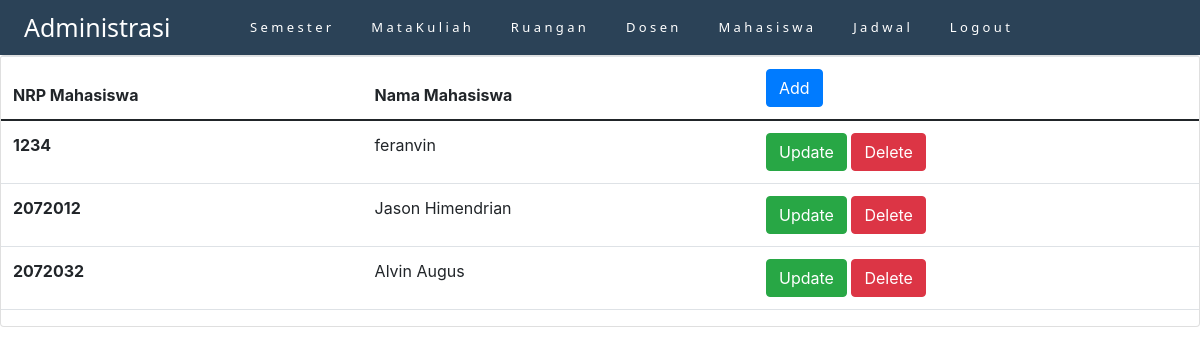
Screenshot of /tubes/view/admin-view-mahasiswa.php (signed in) with the database file from the repository.
### tables this page shows
CREATE TABLE `mahasiswa` (
  `nrp_mahasiswa` int(11) NOT NULL,
  `nama_mahasiswa` varchar(100) DEFAULT NULL
);

### tubes/view/admin-view-mahasiswa.php (the view, shortened to what this page needs)
<?php
include_once "../connection.php";
?>
<!doctype html>
<html lang="en">
  <head>
    <link href="https://cdn.jsdelivr.net/npm/bootstrap@5.0.2/dist/css/bootstrap.min.css" rel="stylesheet">
    <link rel="stylesheet" href="https://cdn.jsdelivr.net/npm/bootstrap@4.0.0/dist/css/bootstrap.min.css">
  </head>
  <body>
  <nav class="navbar navbar-custom">
        <a class="navbar-brand" href="#">Administrasi</a>
        <button class="navbar-toggler" type="button" data-toggle="collapse" data-target="#navbarNavAltMarkup" aria-controls="navbarNavAltMarkup" aria-expanded="false" aria-label="Toggle navigation">
          <span class="navbar-toggler-icon"></span>
        </button>
        <ul class="nav">
        <li class="nav-item">
    <a class="nav-link active" href="../view/admin-view.php">S e m e s t e r</a>
  </li>
  <li class="nav-item">
    <a class="nav-link " href=""></a>
  </li>
  <li class="nav-item">
    <a class="nav-link active" href="../view/admin-view-matkul.php">M a t a K u l i a h</a>
  </li>
  <li class="nav-item">
    <a class="nav-link " href=""></a>
  </li>
    <li class="nav-item">
    <a class="nav-link active" href="../view/admin-view-ruangan.php">R u a n g a n</a>
  </li>
  <li class="nav-item">
    <a class="nav-link " href=""></a>
  </li>
    <li class="nav-item">
    <a class="nav-link active" href="../view/admin-view-dosen.php">D o s e n</a>
  </li>
  <li class="nav-item">
    <a class="nav-link " href=""></a>
  </li>
    <li class="nav-item">
    <a class="nav-link active" href="../view/admin-view-mahasiswa.php">M a h a s i s w a</a>
  </li>
  <li class="nav-item">
    <a class="nav-link " href=""></a>
  </li>
  <li class="nav-item">
    <a class="nav-link" href="../view/admin-view-jadwal.php">J a d w a l</a>
  </li>
  <li class="nav-item">
    <a class="nav-link " href=""></a>
  </li>
  <li class="nav-item">
    <a class="nav-link" href="../user/logout.php">L o g  o u t</a>
  </li>
</ul>
      </nav>
    <div class="card">
  <table class="table">
    <thead>
      <tr>
        <th>NRP Mahasiswa</th>
        <th>Nama Mahasiswa</th>
        <th><a class='btn btn-primary' href='../admin_function/admin-add-mahasiswa.php'>Add</a></th>
      </tr>
    </thead>
    <tbody>
      <?php
        $sql = "select * from mahasiswa";
        $result = $con->query($sql);
        while($row=$result->fetch_assoc()){
          echo "
      <tr>
        <th>$row[nrp_mahasiswa]</th>
        <td>$row[nama_mahasiswa]</td>
        <td>
        <a class='btn btn-success' href='../admin_function/admin-update-mahasiswa.php?nrp_mahasiswa=$row[nrp_mahasiswa]'>Update</a>
                  <a class='btn btn-danger' href='?nrp_mahasiswa=$row[nrp_mahasiswa]'onClick=\"return confirm('Do you want to Delete this data ?');\"'>Delete</a>
                </td>
      </tr>
      ";
        }
      ?>
    </tbody>
  </table>
      </div>
  </body>
</html>

### tubes/view/admin-view-mahasiswa.php (style rules this page uses)
.navbar-custom { background-color: #2B4257 ; height: 55px; }
.navbar-brand { color:white; position: absolute; left: 2%; font-family: system-ui; font-size: 25px; }
.nav { position: absolute; left: 20%; }
.nav-link { color: white; font-size: small; font-family: system-ui; padding: 10px; }
body { background-color: white; }

### rows the page displays
mahasiswa: nrp_mahasiswa "1234", nama_mahasiswa "feranvin"
mahasiswa: nrp_mahasiswa "2072012", nama_mahasiswa "Jason Himendrian"
mahasiswa: nrp_mahasiswa "2072032", nama_mahasiswa "Alvin Augus"
